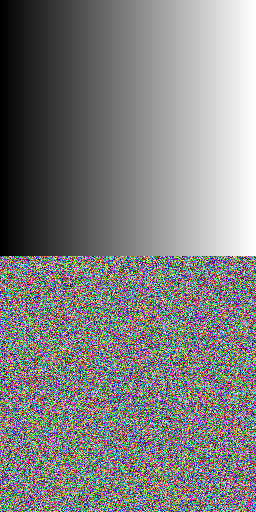
#> input picture specs/behavior/blending/data/inputs/base.png, 256 x 512 px, found by its file name
$ python l004b_check.py
#> lines starting #> are read from the running program, lines starting #| are printed output that depends on the picture
#!/usr/bin/env python3
"""l004b: compare CSP exports in obs-out/m10/l004b with Brushye-rendered predictions (needs target/release/brushye)."""
import sys, subprocess, base64, numpy as np
from PIL import Image
R='/home/geoffrey/repos/brushye'; O=R+'/obs-out/m10/l004b'; B=R+'/target/release/brushye'
I=lambda p: np.array(Image.open(p).convert('RGBA')).astype(np.int64)
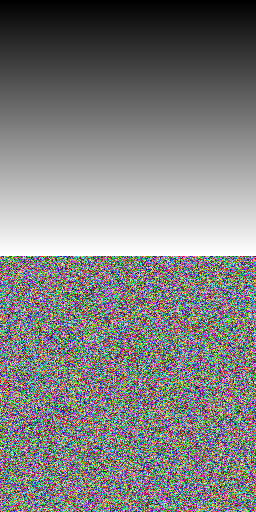
#> input picture specs/behavior/blending/data/inputs/top.png, 256 x 512 px, found by its file name
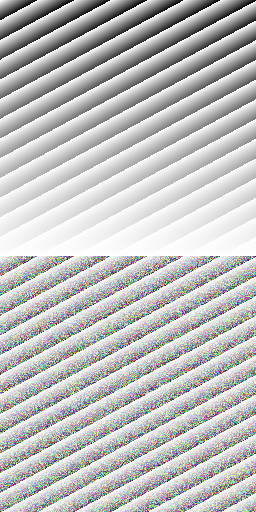
#> input picture specs/behavior/blending/data/inputs/top_alpha.png, 256 x 512 px, found by its file name
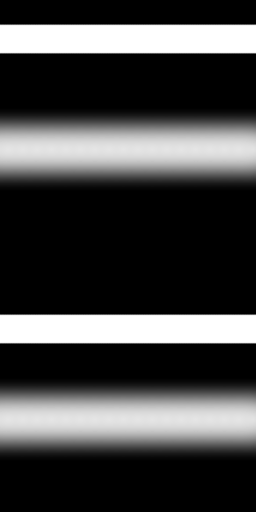
#> input picture specs/behavior/blending/data/observed3/mask2_readout_alone.png, 256 x 512 px, found by its file name
inp=R+'/specs/behavior/blending/data/inputs/'
base=I(inp+'base.png'); top=I(inp+'top.png'); ta=I(inp+'top_alpha.png')
M=I(R+'/specs/behavior/blending/data/observed3/mask2_readout_alone.png')[...,3]
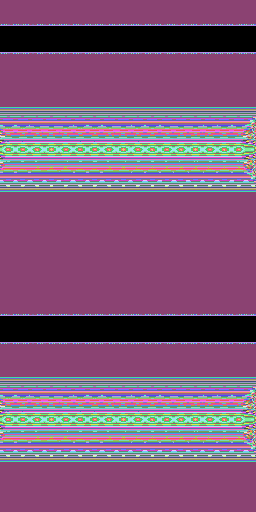
#> M: shape (512, 256) int64; 184 distinct labels, from 0 to 255; one colour per label, 0 black
def render(layers, paper='none', name='x'):
#> called with paper = 'none', name = 'through'
    s=f'doc.new 256 512 paper={paper}\n'
    for i,(px,blend,op) in enumerate(layers,1):
        s+=f'layer.new L{i}\nlayer.pixels L{i} x=0 y=0 w=256 h=512 data=b64:{base64.b64encode(px.astype(np.uint8).tobytes()).decode()}\nlayer.set L{i} blend={blend} opacity={op}\n'
    out=f'{O}/pred_{name}.png'; subprocess.run([B,'run','-','--png',out],input=s.encode(),check=True); return I(out)
#> (this line was passed over: subprocess is not available in this run)
def cmp(name,obs,pred):
    d=np.abs(obs-pred); print(f'{name:44s} differing px {(d.max(-1)>0).sum():6d}  max {d.max()}')
a15=lambda x:(x*32768+127)//255; lerp=lambda x,y,w:(x*(32768-w)+y*w+16384)>>15
#> (the run stopped early here; a loop or call above may not have finished)
